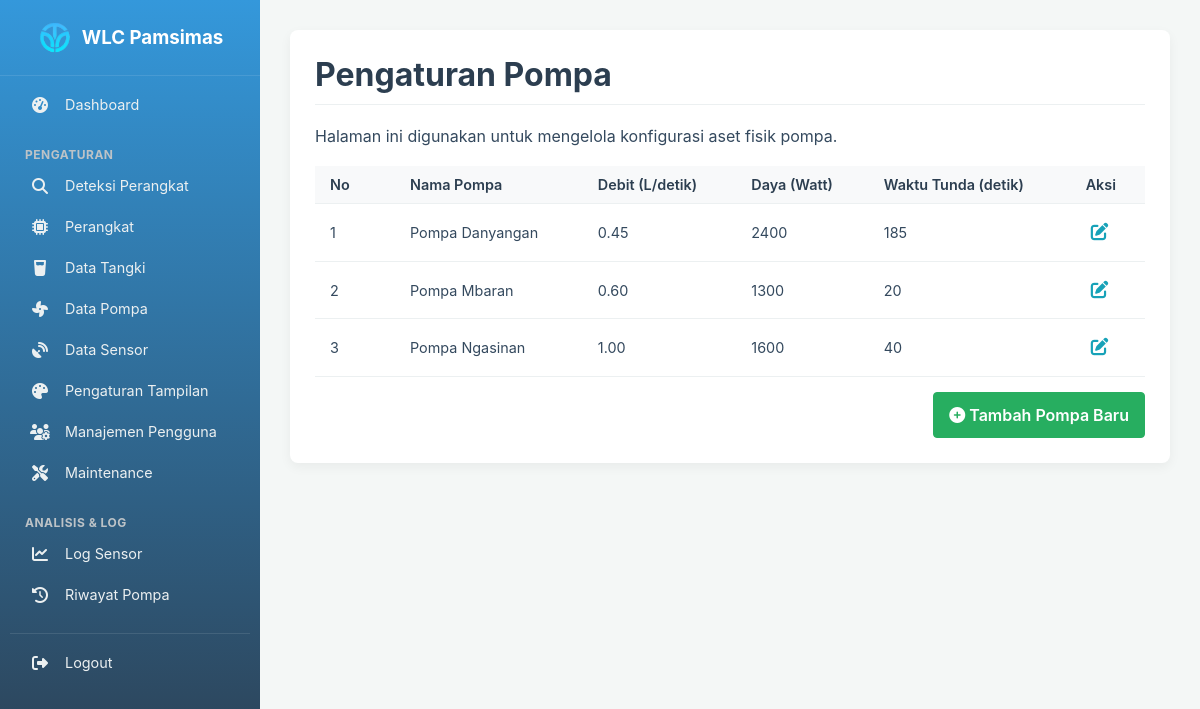
Page /public/settings/pumps (signed in) on the committed database.
### tables this page shows
CREATE TABLE `pumps` (
  `id` int(11) NOT NULL,
  `pump_name` varchar(100) NOT NULL,
  `flow_rate_lps` decimal(10,2) DEFAULT NULL,
  `power_hp` decimal(10,2) DEFAULT NULL,
  `power_watt` int(11) DEFAULT NULL,
  `delay_seconds` int(11) DEFAULT NULL,
  `on_duration_seconds` int(11) DEFAULT 300,
  `off_duration_seconds` int(11) DEFAULT 600
);

### app/Controllers/SettingController.php (called while the page is built, shortened)
<?php
class SettingController {
    public function pumps() {
        $data = [
            'title' => 'Pengaturan Pompa',
            'pumps' => Pump::getAll()
        ];
        view('settings/pumps', $data);
    }
}

### public/index.php (called while the page is built, shortened)
<?php
require_once ROOT_PATH . '/core/helpers.php';
$router = new Router();
$requestUri = parse_url($_SERVER['REQUEST_URI'], PHP_URL_PATH);
$method = $_SERVER['REQUEST_METHOD'];
$scriptName = dirname($_SERVER['SCRIPT_NAME']);
$scriptName = str_replace('\\', '/', $scriptName);
if (strpos($requestUri, $scriptName) === 0 && $scriptName !== '/') {
    $requestUri = substr($requestUri, strlen($scriptName));
}
$cleanUri = $requestUri ?: '/';
$router->dispatch($cleanUri, $method);

### app/Models/Pump.php (called while the page is built, shortened)
<?php
class Pump {
    public static function getAll() {
        $pdo = \Database::getInstance()->getConnection();
        $stmt = $pdo->query("SELECT * FROM pumps ORDER BY pump_name ASC");
        return $stmt->fetchAll(PDO::FETCH_ASSOC);
    }
}

### app/Views/settings/pumps.php (the view)
<div class="card">
    <h1><?php echo $title ?? 'Pengaturan Pompa'; ?></h1>
    <p>Halaman ini digunakan untuk mengelola konfigurasi aset fisik pompa.</p>
    <div>
        <table class="data-table">
            <thead>
                <tr>
                    <th class="col-number">No</th>
                    <th>Nama Pompa</th>
                    <th>Debit (L/detik)</th>
                    <th>Daya (Watt)</th>
                    <th>Waktu Tunda (detik)</th>
                    <th>Aksi</th>
                </tr>
            </thead>
            <tbody>
                <?php $no = 1; ?>
                <?php if (!empty($pumps)): ?>
                    <?php foreach ($pumps as $pump): ?>
                        <tr>
                            <td class="col-number"><?= $no++ ?></td>
                            <td><?php echo htmlspecialchars($pump['pump_name']); ?></td>
                            <td><?php echo htmlspecialchars($pump['flow_rate_lps']); ?></td>
                            <td><?php echo htmlspecialchars($pump['power_watt']); ?></td>
                            <td><?php echo htmlspecialchars($pump['delay_seconds']); ?></td>
                            <td class="action-buttons">
                                <a href="<?= base_url('/settings/pumps/edit/' . $pump['id']) ?>" class="btn btn-sm btn-info" title="Edit"><i class="fas fa-edit"></i></a>
                            </td>
                        </tr>
                    <?php endforeach; ?>
                <?php else: ?>
                    <tr>
                        <td colspan="6" style="text-align: center;">Tidak ada pompa yang terdaftar.</td>
                    </tr>
                <?php endif; ?>
            </tbody>
        </table>
    </div>
    <div class="table-footer-actions">
        <a href="<?= base_url('/settings/pumps/create') ?>" class="btn btn-success">
            <i class="fas fa-plus-circle"></i> Tambah Pompa Baru
        </a>
    </div>
</div>

### public/css/style.css (style rules this page uses)
:root { --primary-color: #3498db; --secondary-color: #2c3e50; --success-color: #27ae60; --light-gray: #ecf0f1; --medium-gray: #bdc3c7; --dark-gray: #7f8c8d; --background-color: #f4f7f6; --card-background: #ffffff; --text-color: #34495e; }
body { font-family: -apple-system, BlinkMacSystemFont, "Segoe UI", Roboto, "Helvetica Neue", Arial, sans-serif; margin: 0; background-color: var(--background-color); color: var(--text-color); }
.card { background-color: var(--card-background); border-radius: 8px; padding: 25px; box-shadow: 0 4px 12px rgba(0,0,0,0.05); }
h1, h2 { color: var(--secondary-color); border-bottom: 1px solid var(--light-gray); padding-bottom: 10px; margin-top: 0; }
table { width: 100%; border-collapse: collapse; }
th, td { padding: 12px 15px; text-align: left; border-bottom: 1px solid var(--light-gray); }
thead th { background-color: #f8f9fa; font-weight: 600; }
.data-table { width: 100%; border-collapse: collapse; margin-top: 20px; font-size: 0.9rem; }
.data-table th, .data-table td { padding: 12px 15px; text-align: left; border-bottom: 1px solid var(--light-gray); vertical-align: middle; padding: 10px 15px; }
.data-table thead th { background-color: #f8f9fa; font-weight: 600; color: var(--secondary-color); }
.btn { display: inline-block; font-weight: 600; color: #212529; text-align: center; vertical-align: middle; cursor: pointer; user-select: none; background-color: transparent; border: 1px solid transparent; padding: 10px 15px; font-size: 1rem; line-height: 1.5; border-radius: 4px; text-decoration: none; transition: color .15s ease-in-out,background-color .15s ease-in-out,border-color .15s ease-in-out,box-shadow .15s ease-in-out; }
.btn-success { color: #fff; background-color: var(--success-color); border-color: var(--success-color); }
.action-buttons .btn { margin-right: 5px; background: transparent !important; border: none; box-shadow: none; padding: 5px; font-size: 1.1rem; }
.action-buttons .btn-info { color: #17a2b8; background-color: transparent; border-color: transparent; }
.btn-sm { padding: 5px 10px; font-size: 0.875rem; line-height: 1.5; border-radius: 3px; }
.btn-info { color: #fff; background-color: #17a2b8; border-color: #17a2b8; }
.table-footer-actions { display: flex; justify-content: flex-end; width: 100%; margin-top: 15px; }
.col-number { width: 50px; text-align: center; }

### rows in the picture
pumps: pump_name "Pompa Danyangan", flow_rate_lps "0.45", power_watt "2400", delay_seconds "185"
pumps: pump_name "Pompa Mbaran", flow_rate_lps "0.60", power_watt "1300", delay_seconds "20"
pumps: pump_name "Pompa Ngasinan", flow_rate_lps "1.00", power_watt "1600", delay_seconds "40"

### other values in the picture
$title "Pengaturan Pompa"
